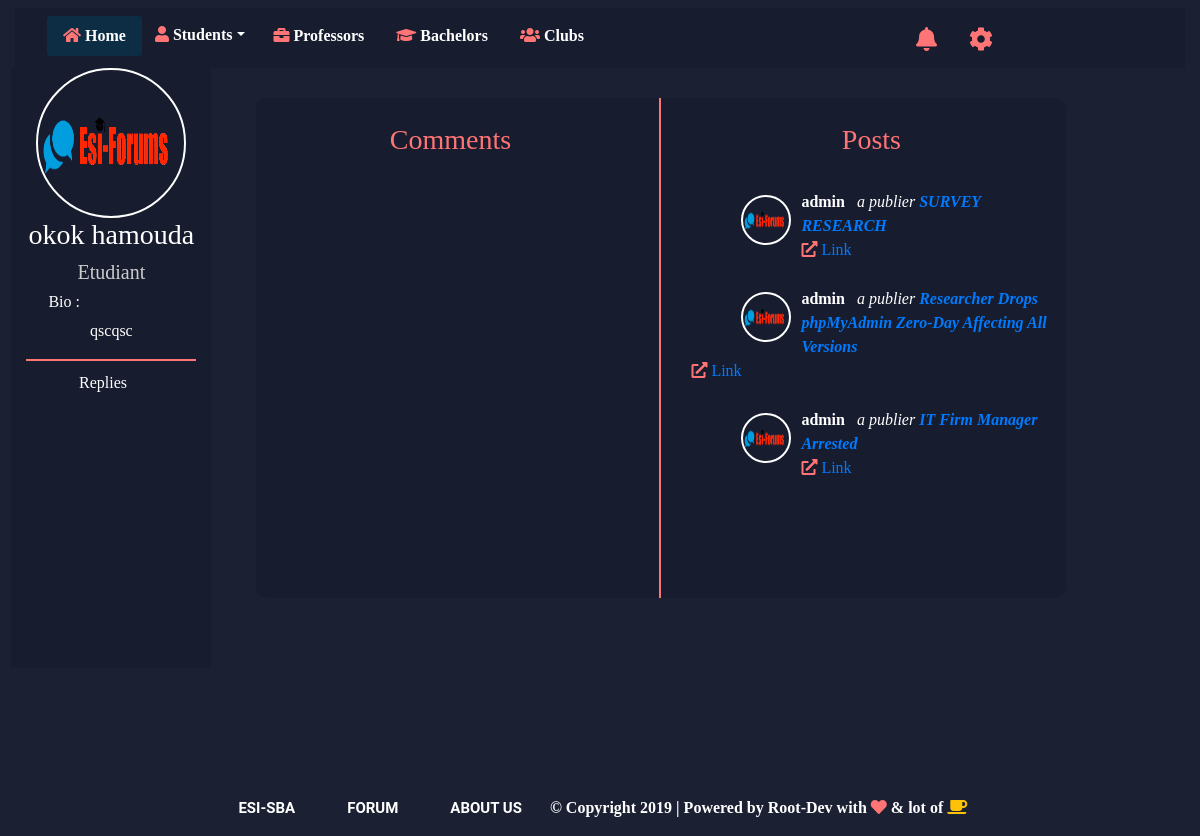
The page /userpage/1 (signed in) on the database as committed earlier.
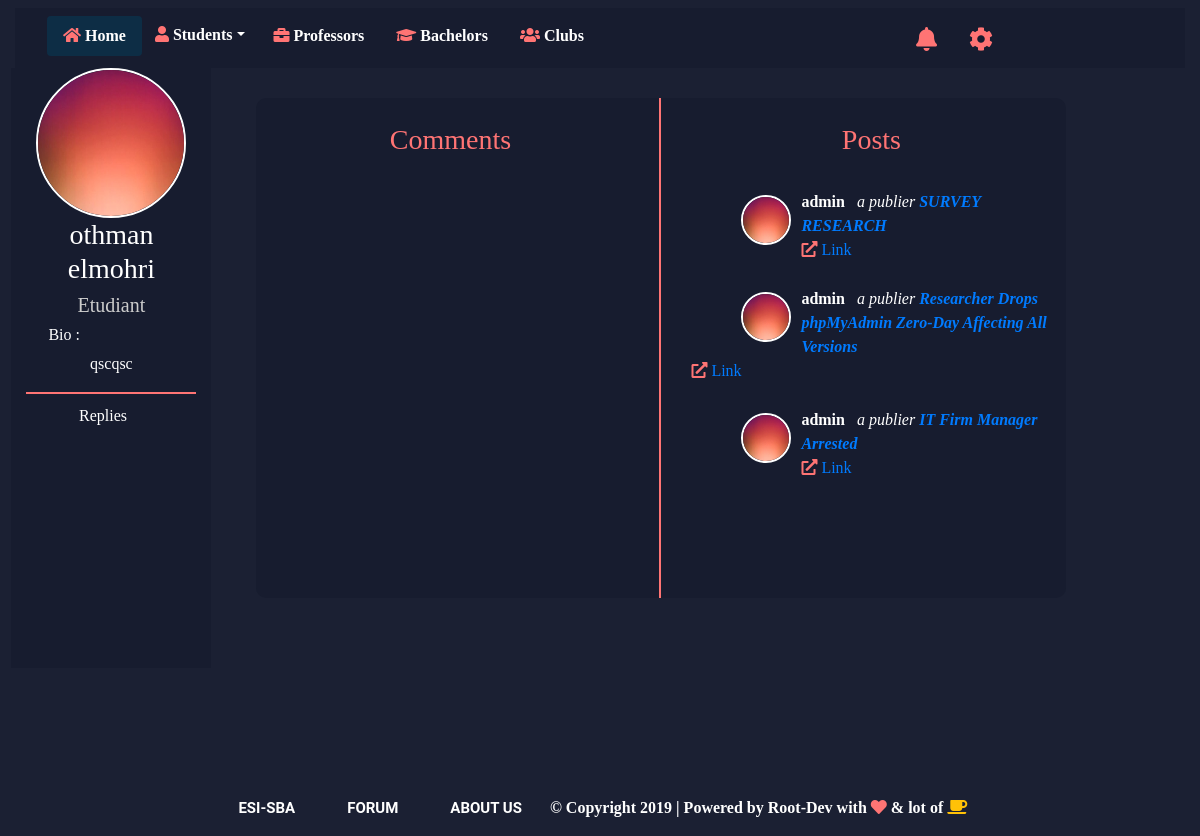
The same page on the database as committed later.
### Main/models.py (models this page shows, shortened)
class Utilisateur(AbstractUser):
    role = models.CharField(choices=ROLE,default='etudiant',max_length=10)
    banned=models.BooleanField(default=False)
    mod = models.ForeignKey('self', on_delete=models.DO_NOTHING,related_name='mod-ban+',null=True)
    subject=models.CharField(max_length=20,null=True)
    date =models.DateField(auto_now_add=True,null=True)
    duree=models.IntegerField(default=0,null=True)

class Profile (models.Model):
    user = models.OneToOneField(settings.AUTH_USER_MODEL,on_delete=models.CASCADE,related_name="profile")
    numero_telephone = models.IntegerField(null=True)
    promotion = models.CharField(choices=PROMO,default='1cpi',max_length=4,null=True)
    bio = models.TextField(null=True,blank=True)
    slug = models.SlugField(max_length=250,unique =True,null=True,blank=True)
    publication_enregistrer = models.ForeignKey(Publication,on_delete=models.CASCADE,null=True,blank=True)
    image = models.ImageField(null=True,upload_to='profile_pics',default='profile_pics/default.png')
    is_appoved =models.BooleanField(default=False)

class Publication(models.Model) :
    users = models.ManyToManyField(settings.AUTH_USER_MODEL,related_query_name='users',related_name='pubs_eng',default=None)
    date_de_publication = models.DateField(auto_now_add=True)
    date_de_modification= models.DateField(auto_now=True)
    section = models.CharField(max_length=30)
    content = models.TextField()
    titre = models.CharField(max_length=30)
    auteur = models.ForeignKey(settings.AUTH_USER_MODEL, on_delete=models.CASCADE, related_name='publications',
                           related_query_name='auteur')
    category = models.ForeignKey(Category,on_delete =models.CASCADE,related_name="publications",related_query_name="category",default=1)
    tags = models.ManyToManyField(Tags, related_name='posts',default=None)
    nb_vues =models.IntegerField(default=0)
    class Meta:
        ordering = ['-pk']

### Main/views.py (the view)
# urls.py: path('userpage/<int:pk>',views.userpage, name='userpage'),
@login_required()
def userpage(request,pk):
    user = Utilisateur.objects.get(pk=pk)
    context ={
        'user':user
    }
    return render(request,"Main/userpage.html",context)

### Main/templates/Main/userpage.html (shortened to what the changed rows need)
<!DOCTYPE html>
{% load static %}
<html>
<head>
    <link rel="stylesheet" href="{% static "css/user.css"%}">
    <link rel="stylesheet" href="{% static "css/bootstrap.css"%}">
    <link rel="stylesheet" href="https://use.fontawesome.com/releases/v5.8.1/css/all.css"
>
</head>
<body>
    <div class="container-fluid">
        <div class="row">
            <div class="col-lg-12">
                <div class="row">
                        <div class="col-lg-2 col-md-2 sidebar" style="display: block;margin-left:0.95%">
                        <img src="{{ user.profile.image.url }}" class="profile-pic" alt="">
                        <h3>{{ user.first_name }} {{ user.last_name }}</h3>
                        <h5>Etudiant {{ user.profile.promo }}</h5>
                        <h6>Bio :</h6>
                        <p>{{ user.profile.bio }}</p>
                        <div class="line"></div>
                        <div class="all col-sm-8">
                            <ul style="display: block;">
                            </ul>
                        </div>
                    </div>
                    <div class="col-sm-9 content">
                        <div class="card-content" id="Div1">
                            <div class="row" style="height: inherit; overflow-x: hidden;">
                                <div class=" element col-md-6">
                                    {% for post in user.publications.all %}
                                    <div class="element col-sm-12">
                                        <img src="{{ user.profile.image.url }}" class="avatar" alt="">
                                        <b style="color:white">{{ user.username }}</b><i style="color:white">&nbsp;&nbsp; a
                                            publier <strong><a href="{% url 'post-detail' post.category.name post.id %}"/> {{ post.titre }}</strong></i><br>
                                        <i class="fas fa-external-link-alt icons"></i>
                                        <a href={% url 'post-detail' post.category.name post.id %}>Link</a>
                                    </div>
                                    {% endfor %}
                                </div>
                            </div>
                        </div>
                    </div>
                </div>
            </div>
        </div>
</body>
</html>

Rows that differ between the two databases and show on the page:
changed Utilisateur "admin": profile.image: a different picture; first_name "okok" → "othman"; last_name "hamouda" → "elmohri"
changed through a linked row, Publication "SURVEY RESEARCH": profile.image: a different picture
changed through a linked row, Publication "Researcher Drops phpMyAdmin Zero-Day Affecting All Versions": profile.image: a different picture
changed through a linked row, Publication "IT Firm Manager Arrested": profile.image: a different picture
